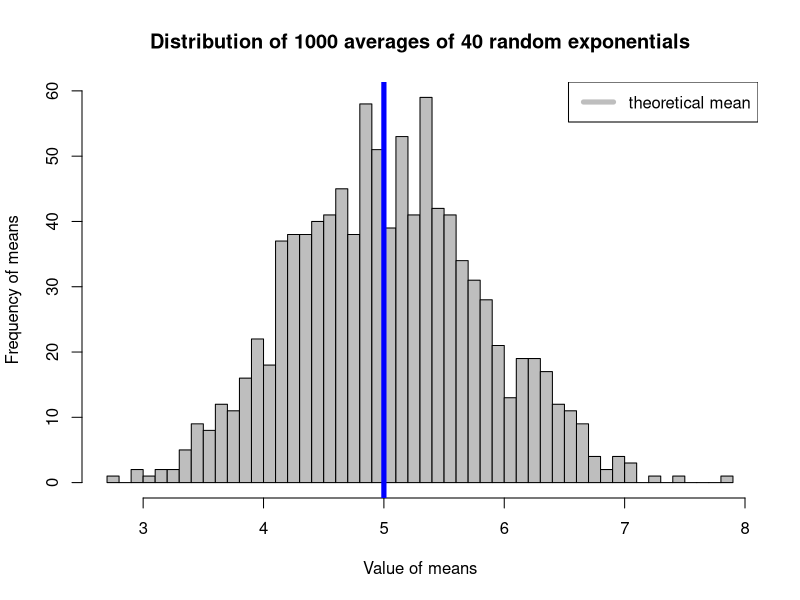
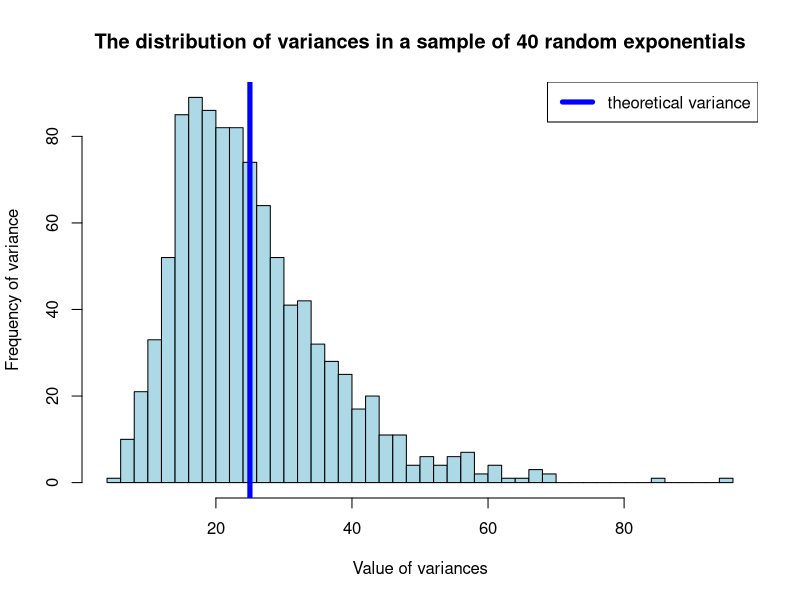
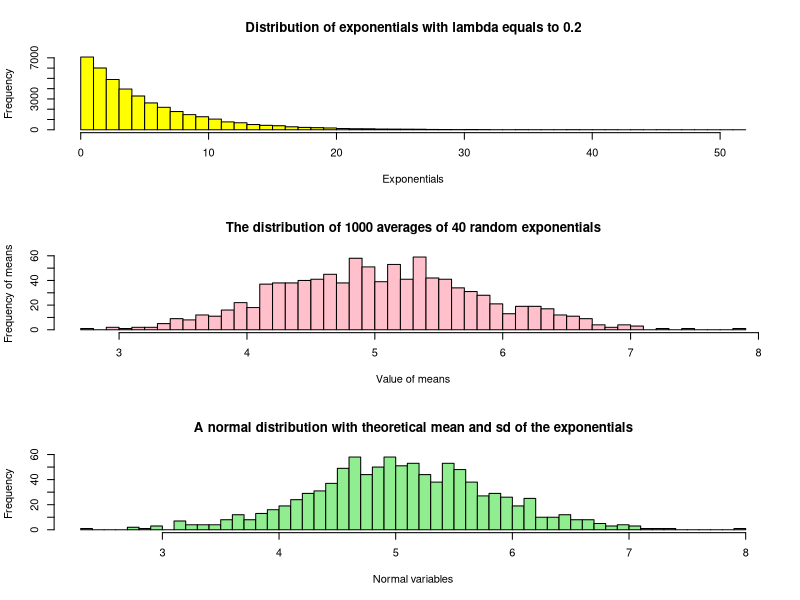

The R script that drew these images, in order:
## ---- chunk 1
knitr::opts_chunk$set(echo = TRUE)
## ---- chunk 2
lambda <- 0.2
sim_Data <- matrix(rexp(1000*40, lambda), nrow = 1000, ncol = 40)
distMean <- apply(sim_Data, 1, mean)
hist(distMean, breaks = 50, 
     main = "Distribution of 1000 averages of 40 random exponentials", 
     xlab = "Value of means", 
     ylab = "Frequency of means", 
     col = "grey")
abline(v = 1/lambda, lty = 1, lwd = 5, col = "blue")
legend("topright", lty = 1, lwd = 5, col = "grey", legend = "theoretical mean")

## ---- chunk 3

distVar <- apply(sim_Data, 1, var)
hist(distVar, breaks = 50, main = "The distribution of variances in a sample of 40 random exponentials", xlab = "Value of variances", ylab = "Frequency of variance", col = "light blue")
abline(v = (1/lambda)^2, lty = 1, lwd = 5, col = "blue")
legend("topright", lty = 1, lwd = 5, col = "blue", legend = "theoretical variance")

## ---- chunk 4
par(mfrow = c(3, 1))
hist(sim_Data, breaks = 50, main = "Distribution of exponentials with lambda equals to 0.2", xlab = "Exponentials", col = "yellow")
hist(distMean, breaks = 50, main = "The distribution of 1000 averages of 40 random exponentials", xlab = "Value of means", ylab = "Frequency of means", col = "pink")
simNorm <- rnorm(1000, mean = mean(distMean), sd = sd(distMean))
hist(simNorm, breaks = 50, main = "A normal distribution with theoretical mean and sd of the exponentials", xlab = "Normal variables", col = "light green")

